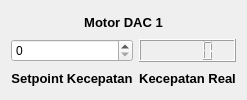
              <widget class="QWidget" name="tab_22">
               <attribute name="title">
                <string>Motor DAC 1</string>
               </attribute>
               <layout class="QGridLayout" name="gridLayout_19">
                <item row="2" column="0">
                 <widget class="QLabel" name="label_76">
                  <property name="font">
                   <font>
                    <pointsize>10</pointsize>
                    <bold>true</bold>
                   </font>
                  </property>
                  <property name="text">
                   <string>Setpoint Kecepatan</string>
                  </property>
                  <property name="alignment">
                   <set>Qt::AlignCenter</set>
                  </property>
                 </widget>
                </item>
                <item row="0" column="0" colspan="2">
                 <widget class="QLabel" name="label_75">
                  <property name="sizePolicy">
                   <sizepolicy hsizetype="Minimum" vsizetype="Preferred">
                    <horstretch>0</horstretch>
                    <verstretch>0</verstretch>
                   </sizepolicy>
                  </property>
                  <property name="font">
                   <font>
                    <pointsize>10</pointsize>
                    <bold>true</bold>
                   </font>
                  </property>
                  <property name="text">
                   <string>Motor DAC 1</string>
                  </property>
                  <property name="alignment">
                   <set>Qt::AlignCenter</set>
                  </property>
                 </widget>
                </item>
                <item row="1" column="1">
                 <widget class="QLCDNumber" name="realMotorDAC1"/>
                </item>
                <item row="1" column="0">
                 <widget class="QSpinBox" name="setpointMotorDAC1"/>
                </item>
                <item row="2" column="1">
                 <widget class="QLabel" name="label_74">
                  <property name="font">
                   <font>
                    <pointsize>10</pointsize>
                    <bold>true</bold>
                   </font>
                  </property>
                  <property name="text">
                   <string>Kecepatan Real</string>
                  </property>
                  <property name="alignment">
                   <set>Qt::AlignCenter</set>
                  </property>
                 </widget>
                </item>
               </layout>
              </widget>
